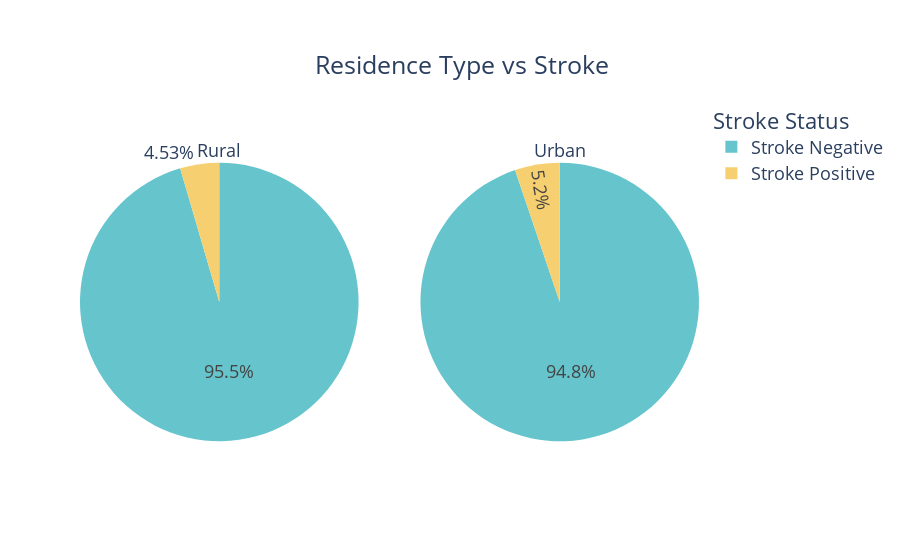

Notebook source saved alongside this figure:
### Markdown cell above
<h4 style = "background-color: white; color : #F6416C; font-size: 20px; font-family:Lucida Sans; font-weight: 3; border-radius: 75px 150px; text-align: left"> 2.7 Is there any relationship between the environment and our target?</h4>

### Code cell
counts0 = Counter(df[df['Residence_type']=='Rural']['stroke'])
counts1 = Counter(df[df['Residence_type']=='Urban']['stroke'])
fig = make_subplots(rows=1, cols=2, specs=[[{"type": "pie"}, {"type": "pie"}]])

fig.add_trace(go.Pie(
     values=[v for k,v in counts0.items()],
     labels=['Stroke Positive','Stroke Negative'],
     domain=dict(x=[0, 0.5]),
     name="Stroke Negative",title='Rural'), 
     row=1, col=1)

fig.add_trace(go.Pie(
     values=[v for k,v in counts1.items()],
     labels=['Stroke Positive','Stroke Negative'],
     domain=dict(x=[0.5, 1.0]),
     name="Stroke Positive",title='Urban'),
    row=1, col=2)
fig.update_traces(marker=dict(colors=['#F6CF70','#66C4CC']))

fig.update_layout(
    title={'text':'Residence Type vs Stroke','xanchor':'left','yanchor': 'top','y':0.9,'x':0.35},
    xaxis_title="X Axis Title",
    yaxis_title="Y Axis Title",
    legend_title="Stroke Status",
    font=dict(size=18)
)

fig.show()

### Figure 1 — Plotly figure (JSON) as saved in the notebook; plotly's stock layout.template omitted (floating-point values rounded to 4 significant figures)
{"data": [{"domain": {"x": [0.0, 0.45], "y": [0.0, 1.0]}, "labels": ["Stroke Positive", "Stroke Negative"], "marker": {"colors": ["#F6CF70", "#66C4CC"]}, "name": "Stroke Negative", "title": {"text": "Rural"}, "type": "pie", "values": [114, 2400]}, {"domain": {"x": [0.55, 1.0], "y": [0.0, 1.0]}, "labels": ["Stroke Positive", "Stroke Negative"], "marker": {"colors": ["#F6CF70", "#66C4CC"]}, "name": "Stroke Positive", "title": {"text": "Urban"}, "type": "pie", "values": [135, 2461]}], "layout": {"font": {"size": 18}, "legend": {"title": {"text": "Stroke Status"}}, "title": {"text": "Residence Type vs Stroke", "x": 0.35, "xanchor": "left", "y": 0.9, "yanchor": "top"}, "xaxis": {"title": {"text": "X Axis Title"}}, "yaxis": {"title": {"text": "Y Axis Title"}}}}
